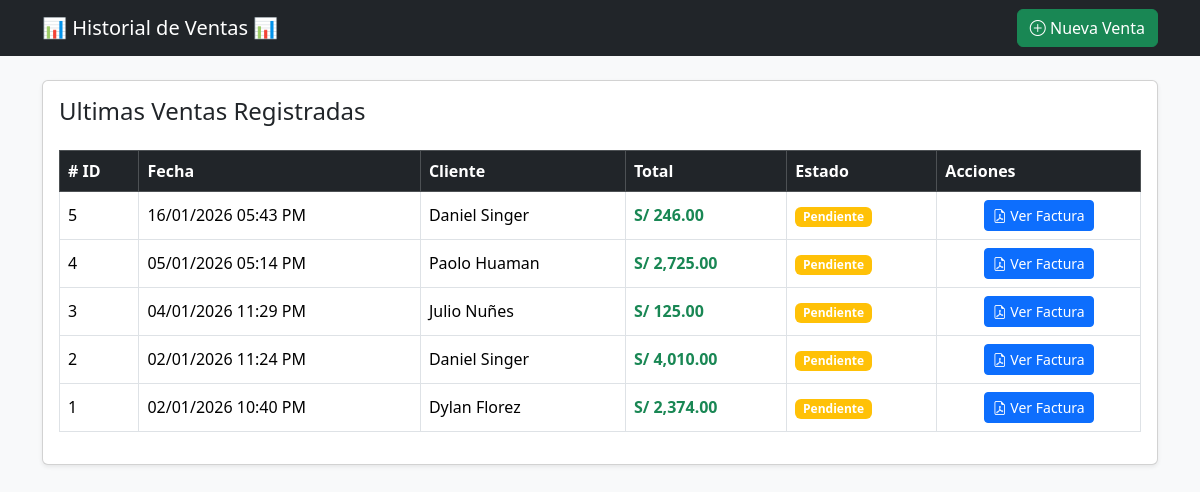
/modules/sales/index.php (signed in), run on the app's committed database.
### tables this page shows
CREATE TABLE `invoices` (
  `id` int NOT NULL,
  `client_id` int NOT NULL,
  `date` datetime DEFAULT CURRENT_TIMESTAMP,
  `total` decimal(10,2) DEFAULT '0.00',
  `status` enum('pending','paid','canceled') DEFAULT 'pending'
);

CREATE TABLE `clients` (
  `id` int NOT NULL,
  `first_name` varchar(50) NOT NULL,
  `last_name` varchar(50) NOT NULL,
  `email` varchar(100) NOT NULL,
  `doc_number` varchar(20) NOT NULL
);

### modules/sales/index.php (the view, shortened to what this page needs)
<?php
include("../../config/db.php");
$sentenciaSQL = $pdo->prepare("SELECT i.*, c.first_name, c.last_name FROM invoices i JOIN clients c ON i.client_id = c.id ORDER BY i.date DESC");
$sentenciaSQL->execute();
$listaVentas = $sentenciaSQL->fetchAll(PDO::FETCH_ASSOC);
?>
<!DOCTYPE html>
<html lang="en">
<head>
    <link href="https://cdn.jsdelivr.net/npm/bootstrap@5.3.3/dist/css/bootstrap.min.css" rel="stylesheet">
    <link rel="stylesheet" href="https://cdn.jsdelivr.net/npm/bootstrap-icons@1.11.3/font/bootstrap-icons.min.css">
</head>
<body class="bg-light" >
    <nav class="navbar navbar-expand-lg navbar-dark bg-dark mb-4 " >
        <div class="container" >
            <a class="navbar-brand"  href="../../index.php"  >📊 Historial de Ventas 📊 </a>
            <div class="d-flex" >
                <a href="create.php" class="btn btn-success" >
                    <i class="bi bi-plus-circle"></i> Nueva Venta
                </a>
            </div>
        </div>
    </nav>
    <div class="container" >
        <div class="card shadow-sm" >
            <div class="card-body" >
                <h4 class="card-title mb-4" > Ultimas Ventas Registradas </h4>
                <table class="table table-hover table-bordered  align-middle" >
                    <thead class="table-dark" >
                        <tr>
                            <th># ID</th>
                            <th>Fecha</th>
                            <th>Cliente</th>
                            <th>Total</th>
                            <th>Estado</th>
                            <th>Acciones</th>
                        </tr>
                    </thead>
                    <tbody>
                        <?php foreach($listaVentas as $venta){ ?>
                        <tr>
                            <td> <?php echo $venta['id']; ?> </td>
                            <td> <?php echo date("d/m/Y h:i A", strtotime($venta['date'])); ?> </td>
                            <td> <?php echo $venta['first_name']." ".$venta['last_name']; ?> </td>
                            <td class="fw-bold text-success" >S/ <?php echo number_format($venta['total'],2) ?> </td>
                            <td>
                                <?php if($venta['status']=='pending'){ ?>
                                    <span class="badge bg-warning text dark" >Pendiente</span>
                                <?php }else{ ?>
                                    <span class="badge bg-success" >Pagado</span>
                                <?php } ?>
                            </td>
                            <td class="text-center">
                                <a href="report.php?id=<?php echo $venta['id']; ?>" class="btn btn-primary btn-sm" target="_blank">
                                    <i class="bi bi-file-earmark-pdf"></i> Ver Factura
                                </a>
                            </td>
                        </tr>
                        <?php } ?>
                    </tbody>
                </table>
            </div>
        </div>
    </div>
</body>
</html>

### data on the page
invoices: id "5", date "16/01/2026 05:43 PM", client.first_name "Daniel", client.last_name "Singer", total "246.00", status "Pendiente"
invoices: id "4", date "05/01/2026 05:14 PM", client.first_name "Paolo", client.last_name "Huaman", total "2,725.00", status "Pendiente"
invoices: id "3", date "04/01/2026 11:29 PM", client.first_name "Julio", client.last_name "Nuñes", total "125.00", status "Pendiente"
invoices: id "2", date "02/01/2026 11:24 PM", client.first_name "Daniel", client.last_name "Singer", total "4,010.00", status "Pendiente"
invoices: id "1", date "02/01/2026 10:40 PM", client.first_name "Dylan", client.last_name "Florez", total "2,374.00", status "Pendiente"
